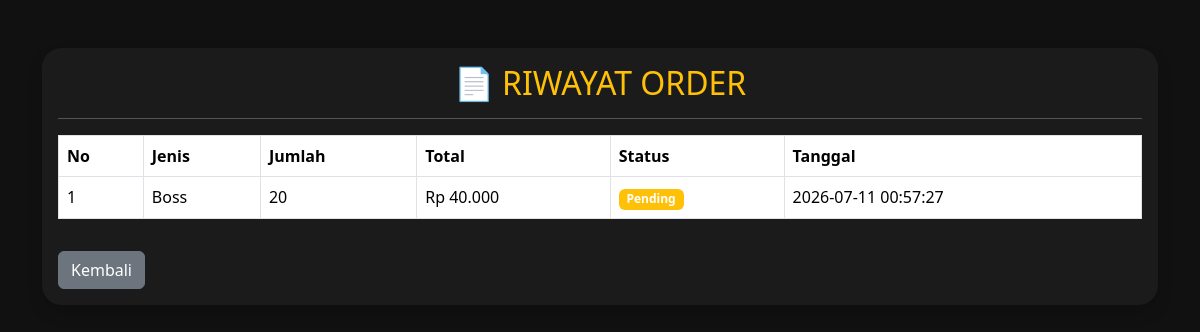
/riwayat.php (signed in), run on the app's committed database.
### tables this page shows
CREATE TABLE `orders` (
  `id` int(11) NOT NULL,
  `user_id` int(11) NOT NULL,
  `nama_customer` varchar(100) DEFAULT NULL,
  `wa` varchar(20) DEFAULT NULL,
  `nickname` varchar(100) DEFAULT NULL,
  `uid` varchar(100) DEFAULT NULL,
  `jenis_joki` enum('Boss','Dungeon','Rift') DEFAULT NULL,
  `jumlah` int(11) DEFAULT NULL,
  `harga` int(11) DEFAULT NULL,
  `total` int(11) DEFAULT NULL,
  `catatan` text DEFAULT NULL,
  `status` enum('Pending','Diproses','Selesai') DEFAULT 'Pending',
  `tanggal` timestamp NOT NULL DEFAULT current_timestamp()
);

### riwayat.php (the view, shortened to what this page needs)
<?php
include "koneksi.php";
$id = $_SESSION['id'];
$query = mysqli_query($conn,"SELECT * FROM orders WHERE user_id='$id' ORDER BY id DESC");
?>
<!DOCTYPE html>
<html lang="id">
<head>
<link href="https://cdn.jsdelivr.net/npm/bootstrap@5.3.3/dist/css/bootstrap.min.css" rel="stylesheet">
<link href="https://cdn.jsdelivr.net/npm/bootstrap-icons@1.11.3/font/bootstrap-icons.css" rel="stylesheet">
</head>
<body>
<div class="container mt-5">
<div class="card shadow">
<div class="card-body">
<h2 class="text-warning text-center">
📄 RIWAYAT ORDER
</h2>
<hr>
<div class="table-responsive">
<table class="table table-bordered">
<thead>
<tr>
<th>No</th>
<th>Jenis</th>
<th>Jumlah</th>
<th>Total</th>
<th>Status</th>
<th>Tanggal</th>
</tr>
</thead>
<tbody>
<?php
$no=1;
while($d=mysqli_fetch_array($query)){
?>
<tr>
<td><?= $no++; ?></td>
<td><?= $d['jenis_joki']; ?></td>
<td><?= $d['jumlah']; ?></td>
<td>Rp <?= number_format($d['total'],0,',','.'); ?></td>
<td>
<?php
if($d['status']=="Pending"){
echo "<span class='badge bg-warning'>Pending</span>";
}elseif($d['status']=="Diproses"){
echo "<span class='badge bg-primary'>Diproses</span>";
}else{
echo "<span class='badge bg-success'>Selesai</span>";
}
?>
</td>
<td><?= $d['tanggal']; ?></td>
</tr>
<?php
}
?>
</tbody>
</table>
</div>
<a href="dashboard.php" class="btn btn-secondary mt-3">
Kembali
</a>
</div>
</div>
</div>
</body>
</html>

### riwayat.php (style rules this page uses)
body { background:#111; }
.card { background:#1b1b1b; color:white; border:none; border-radius:20px; }
.table { color:white; }

### data on the page
orders: jenis_joki "Boss", jumlah "20", total "40.000", status "Pending", tanggal "2026-07-11 00:57:27"
